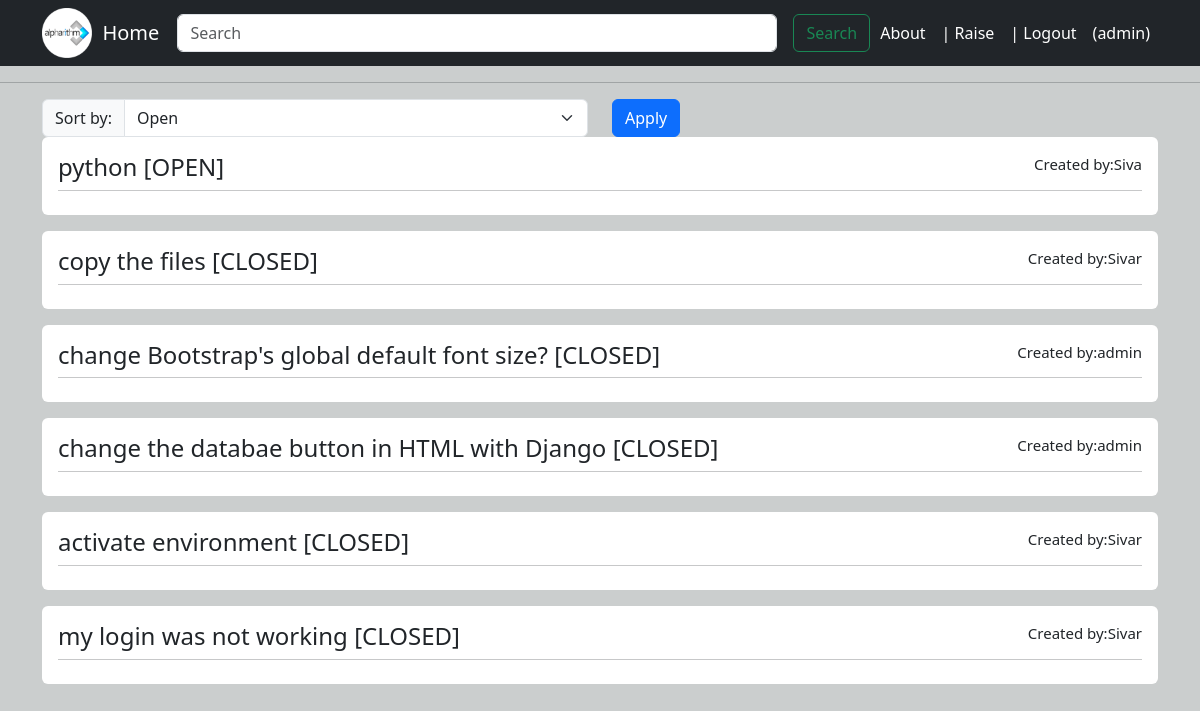
The app's page /Tableview/ (signed in) with its own data.
### app1/models.py (models this page shows)
class Table(models.Model):
    username=models.CharField(max_length=50,null=True,blank=True)
    title=models.CharField(max_length=50,null=False,blank=False)
    description=models.TextField(max_length=5000,null=False,blank=False)
    status=models.BooleanField(default=False)

### app1/views.py (the view)
# urls.py: path("Tableview/",views.tview, name="tav"),
def tview(request):
    Tab = Table.objects.all()
    sort = request.GET.get('sort')
    if sort == 'option1':
        Tab = Table.objects.filter(status=False).order_by('title')
    elif sort == 'option2':
        Tab = Table.objects.filter(status=True).order_by('title')
    else:
        Tab = Table.objects.all().order_by('-id')
    return render(request,'tview.html',{'Tab':Tab})

### templates/tview.html (shortened to what this page needs)
{% include 'home.html' %}
{% block content %}
<form method="GET" action="{% url 'app1:tav' %}">
    <div class="container">
      <div class="row">
        <div class="col-md-6">
          <div class="input-group">
            <label for="sort" class="input-group-text">Sort by:</label>
            <select class="form-select" name="sort" id="sort">
              <option value="option1">Open</option>
            </select>
          </div>
        </div>
        <div class="col-md-6">
          <button type="submit" class="btn btn-primary">Apply</button>
        </div>
      </div>
    </div>
  </form>
<div class="container">
        {% for i in Tab %}
            <div class="bg-white rounded p-3 mb-3">
                <div class="d-flex justify-content-between">
                    <a href="{% url 'app1:tabv' desc=i.pk %}" class="text-decoration-none text-dark">
                        <div class="text-center">
                            <h4 class="mb-0 "> {{ i.title }}
                                {% if i.status %}
                                [CLOSED]
                                {% else %}
                                [OPEN]
                                {% endif %}
                            </h4>
                        </div>
                    </a>
                    <div class="small" style="font-size: 15px;" >Created by:{{ i.username }}</div>
                </div>
                <hr class="my-2">
            </div>
        {% endfor %}
</div>
{% endblock content %}

### templates/enc/nav.html (shortened to what this page needs)
{% load static %}
<nav class="navbar navbar-expand-lg navbar-dark bg-dark">
  <div class="container">
    <img src="{% static 'logo.png' %}" class="img-fluid rounded-top" alt="" style="width: 50px; height: 50px; float: left;">
    <div class="collapse navbar-collapse" id="navbarTogglerDemo01">
      {% if request.user.is_authenticated %}
      <a class="navbar-brand" href="{% url 'app1:tav' %}">&nbsp;&nbsp;Home</a>
      {% else %}
      <a class="navbar-brand" href="{% url 'app1:h' %}">&nbsp;&nbsp;Home</a>
      {% endif %}
      <form class="d-flex ms-auto " role="search" method="GET" action="{% url 'app1:tab' %}">
        <input class="form-control me-3" type="search" placeholder="Search" aria-label="Search" name="search" style="width: 600px;" onchange="searchTitle()" >
        <button class="btn btn-outline-success" type="submit">Search</button>
      </form>
      <ul class="navbar-nav ms-auto">
        <li class="nav-item">
          <a class="nav-link active" aria-current="page" href="{% url 'app1:abt' %}">About  </a>
        </li>
        {% if request.user.is_authenticated %}
        <li class="nav-item">
          <a class="nav-link active" aria-current="page" href="{% url 'app1:raise' %}">|   Raise</a>
        </li>
        <li class="nav-item">
          <a class="nav-link active" href="{% url 'app1:logo' %}">|  Logout</a>
        </li> <li class="nav-item">
          <a class="nav-link active" >({{request.user}})</a>
        </li>
        {% endif %}
      </ul>
    </div>
  </div>
</nav>

### records on screen
Table: title "python", status "[OPEN]", username "Siva"
Table: title "copy the files", status "[CLOSED]", username "Sivar"
Table: title "change Bootstrap's global default font size?", status "[CLOSED]", username "admin"
Table: title "change the databae button in HTML with Django", status "[CLOSED]", username "admin"
Table: title "activate environment", status "[CLOSED]", username "Sivar"
Table: title "my login was not working", status "[CLOSED]", username "Sivar"

### other values on screen
{{ request.user }} "admin"
